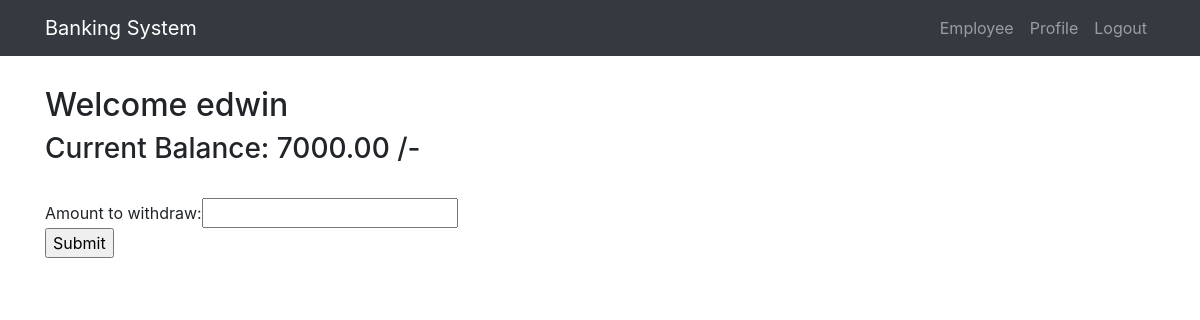
Before: /withdraw/ (signed in) with the older database file.
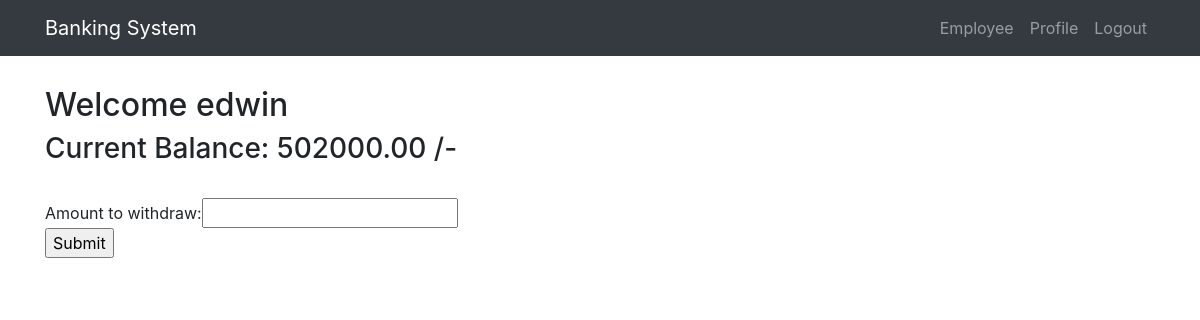
After: the same page with the newer database file.
### customer/models.py (models this page shows, shortened)
class Customer(models.Model):
    user=models.OneToOneField(User, on_delete=models.CASCADE)
    name=models.CharField(max_length=200,null=True)
    age=models.IntegerField(null=True)
    phone=models.IntegerField(null=True)
    street=models.CharField(max_length=200,null=True)
    city=models.CharField(max_length=200,null=True)
    state=models.CharField(max_length=50,null=True)
    country=models.CharField(max_length=50, default="India")
    pin_code=models.IntegerField(null=True)
    balance=models.DecimalField(max_digits=10,decimal_places=2,verbose_name="Balance")
    account_no=models.CharField(max_length=200,editable=False)

### customer/views.py (the view)
# urls.py: url(r'^withdraw/',views.withdraw, name='withdraw'),
@login_required
def withdraw(request):
    user=Customer.objects.filter(user=request.user)
    context={
        "set":user
    }
    return render(request, 'withdraw.html', context)

### customer/templates/withdraw.html (shortened to what this page needs)
{% extends 'base.html' %}
{% block content %}
<h2>Welcome {{ user.username }}</h2>
    {% for user in set %}
    <h3>Current Balance: {{ user.balance }} /-</h3><br>
{% endfor %}
<form method="post" action="{% url "customer:amount" %}">
Amount to withdraw:<input type="number" name="withdraw" id="withdraw"/><br>
<input type="submit" value="Submit"/>
</form>
{% endblock %}

Changed rows visible on the page:
changed Customer: balance "7000.00" → "502000.00"
